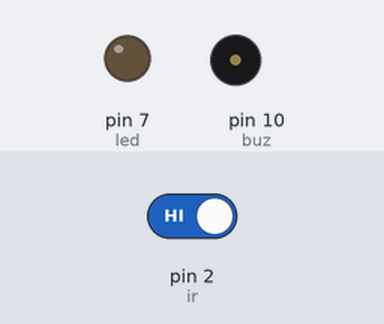
Recording of a sketch running on a simulated Arduino Uno, built with avr-gcc and run on an emulated ATmega328P. On the bench: output pins drawn as LEDs (lit = HIGH), buzzer (waves = sounding, pin HIGH). Inputs (shaded band) come from the test bench; at power-on: pin 2 (ir) HIGH.

Above: at 1.2 s.
1.3 s: pin 2 (ir) driven LOW
At 1.9 s:
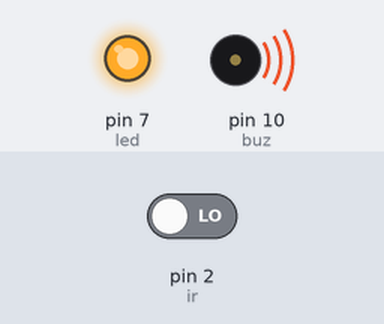
2.8 s: pin 2 (ir) driven HIGH
At 3.1 s:
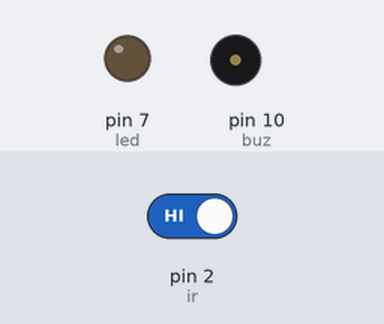
Timing chart, 0 to 5.8 s (numbered marks = the images above; inputs shaded):
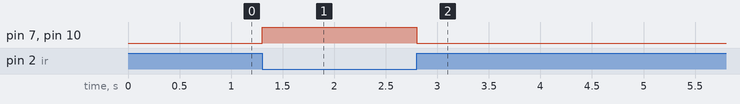

Measured:
- after the input at 1.3 s, pin 7 (led), pin 10 (buz): LOW → HIGH at once
- after the input at 2.8 s, pin 7 (led), pin 10 (buz): HIGH → LOW at once

The sketch:

12.ino
```cpp
int ir=2;
int led=7;
int buz=10;
void setup() {
  pinMode(ir,INPUT);
  pinMode(led,OUTPUT);
  pinMode(buz,OUTPUT);
}
void loop() {
  if( digitalRead(ir)==LOW)
  {
    digitalWrite(led,HIGH);
    digitalWrite(buz,HIGH);
  }
  else
  {
    digitalWrite(led,LOW);
     digitalWrite(buz,LOW);
  }
}
```
